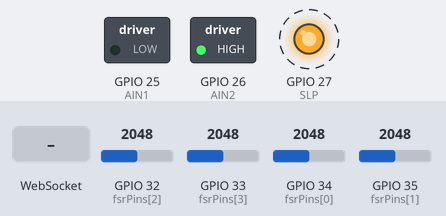
The sketch below on a simulated ESP32. On the bench: switched loads named in the sketch (green lamp = pin HIGH), output pins drawn as LEDs (lit = HIGH). Dashed ring = blinking. The test bench sets the inputs (shaded band); at power-on: GPIO 32 (fsrPins[2]) = 2048, GPIO 33 (fsrPins[3]) = 2048, GPIO 34 (fsrPins[0]) = 2048, GPIO 35 (fsrPins[1]) = 2048 (analog values on the 0–4095 scale). What the sketch prints to the serial monitor is not drawn.

Above: at 1.26 s.
1.3 s: WebSocket text "pause" received
At 2.5 s:
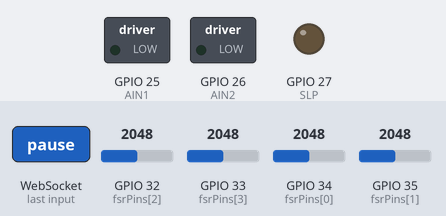
2.8 s: WebSocket text "contract" received
At 3.4 s:
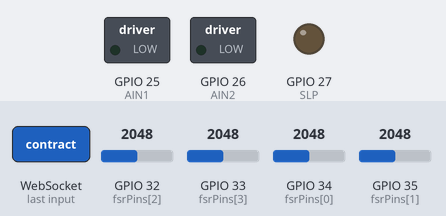
4.3 s: WebSocket text "retract" received
At 5.5 s:
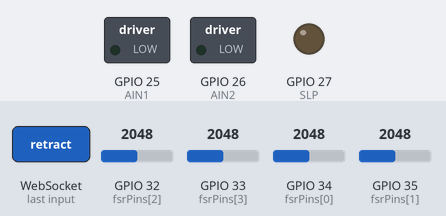
5.8 s: WebSocket text "resume" received
At 6.32 s:
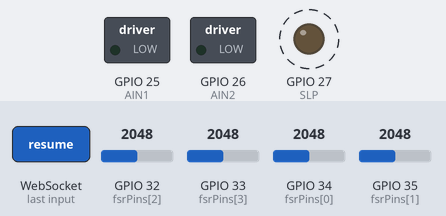
8.8 s: GPIO 32 (fsrPins[2]) set to 2295
11.8 s: GPIO 32 (fsrPins[2]) set to 2372
Timing chart, 0 to 15.8 s (numbered marks = the images above; inputs shaded):
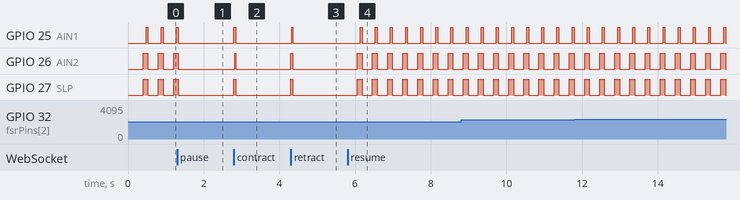

Measured:
- after the input at 1.3 s, GPIO 25 (AIN1), GPIO 26 (AIN2), GPIO 27 (SLP): goes on until 1.3 s, then stays LOW
- after the input at 2.8 s, GPIO 25 (AIN1), GPIO 27 (SLP): LOW → HIGH at once, → LOW 0.05 s later; GPIO 26 (AIN2): LOW → HIGH at once, → LOW 0.03 s later
- after the input at 4.3 s, GPIO 25 (AIN1): LOW → HIGH at once, → LOW 0.03 s later; GPIO 26 (AIN2), GPIO 27 (SLP): LOW → HIGH at once, → LOW 0.05 s later
- after the input at 5.8 s, GPIO 25 (AIN1): alternates HIGH for 0.05 s and LOW for 0.35 s, starting after 0.33 s; GPIO 26 (AIN2), GPIO 27 (SLP): alternates HIGH for 0.13 s and LOW for 0.27 s, starting after 0.26 s
- by itself, GPIO 25 (AIN1): alternates HIGH for 0.05 s and LOW for 0.35 s
- by itself, GPIO 26 (AIN2), GPIO 27 (SLP): alternates HIGH for 0.12 s and LOW for 0.28 s

The sketch:

SmartSleeve.ino
```cpp
/*
 * ESP32 Smart Sleeve - WebSocket Dashboard
 * Features: WiFi AP, WebSocket, PWM Speed Control, Outlier Rejection,
 *           Debounce, Discrete Pulsing, Brake Mode, Non-blocking timing
 * Hardware: DRV8833 (AIN1=25, AIN2=26, SLP=27) + 4x FSR 406 (34, 35, 32, 33)
 *
 * Library required (install via Arduino Library Manager):
 *   - WebSockets by Markus Sattler (Links2004)
 *
 * After flashing:
 *   1. Connect to WiFi network "SCS-Device" (password: scs12345)
 *   2. Open web app and connect to: 192.168.4.1
 */

#include <WiFi.h>
#include <WebSocketsServer.h>

// ─── Access Point Credentials ────────────────────────────────────────────────
const char* AP_SSID     = "SCS-Device";
const char* AP_PASSWORD = "scs12345";

// ─── Pin Definitions ─────────────────────────────────────────────────────────
const int AIN1 = 25;
const int AIN2 = 26;
const int SLP  = 27;
const int fsrPins[] = {34, 35, 32, 33};

// ─── Target Range (mmHg) ─────────────────────────────────────────────────────
const float TARGET_MIN = 20.0;
const float TARGET_MAX = 40.0;

// ─── Sensor Calibration ──────────────────────────────────────────────────────
const float OUTLIER_THRESHOLD = 7.0;
const float SENSITIVITY_BOOST = 2.0;

// ─── PWM Speed Control ───────────────────────────────────────────────────────
const int MOTOR_SPEED        = 255;
const int MOTOR_SPEED_MANUAL = 255;
const int PWM_FREQ           = 5000;
const int PWM_RES            = 8;

// ─── Timing (all non-blocking via millis) ────────────────────────────────────
const unsigned long SENSOR_INTERVAL  = 400;  // How often to read sensors & run auto-control
const unsigned long MOTOR_PULSE_MS   = 75;   // Auto-control pulse duration
const unsigned long MANUAL_PULSE_MS  = 20;   // Manual pulse duration
const unsigned long MANUAL_CMD_GAP   = 300;  // Min gap between manual commands
const unsigned long MOTOR_BRAKE_MS   = 50;   // Brake hold duration before sleep
const unsigned long MANUAL_TIMEOUT   = 60000; // Auto-resume if no command for 60s

// ─── Debounce ────────────────────────────────────────────────────────────────
int consecutiveLowReads      = 0;
const int REQUIRED_LOW_READS = 3;

// ─── State machine for non-blocking motor control ────────────────────────────
enum MotorState { MOTOR_IDLE, MOTOR_RUNNING, MOTOR_BRAKING };
MotorState motorState       = MOTOR_IDLE;
unsigned long motorStateEnd = 0;  // When to transition to next state

// ─── Timing trackers ─────────────────────────────────────────────────────────
unsigned long lastSensorRead = 0;
unsigned long lastManualCmd  = 0;
unsigned long manualTimeout  = 0;

// ─── Manual mode flag ────────────────────────────────────────────────────────
bool manualMode = false;

// ─── WebSocket ───────────────────────────────────────────────────────────────
WebSocketsServer wsServer = WebSocketsServer(81);

// ─── Motor Helpers ───────────────────────────────────────────────────────────
void motorForward(int speed = MOTOR_SPEED) {
  digitalWrite(SLP, HIGH);
  ledcWrite(AIN1, speed);
  ledcWrite(AIN2, 0);
}

void motorReverse(int speed = MOTOR_SPEED) {
  digitalWrite(SLP, HIGH);
  ledcWrite(AIN1, 0);
  ledcWrite(AIN2, speed);
}

void motorBrake() {
  digitalWrite(SLP, HIGH);
  ledcWrite(AIN1, 255);
  ledcWrite(AIN2, 255);
}

void motorSleep() {
  ledcWrite(AIN1, 0);
  ledcWrite(AIN2, 0);
  digitalWrite(SLP, LOW);
}

// Kick off a non-blocking motor pulse — auto-control only
void startPulse(bool forward) {
  if (forward) motorForward(); else motorReverse();
  motorState    = MOTOR_RUNNING;
  motorStateEnd = millis() + MOTOR_PULSE_MS;
}

// Called every loop() — advances motor state without blocking
void tickMotor() {
  if (motorState == MOTOR_IDLE) return;

  if (motorState == MOTOR_RUNNING && millis() >= motorStateEnd) {
    motorBrake();
    motorState    = MOTOR_BRAKING;
    motorStateEnd = millis() + MOTOR_BRAKE_MS;
  }
  else if (motorState == MOTOR_BRAKING && millis() >= motorStateEnd) {
    motorSleep();
    motorState = MOTOR_IDLE;
  }
}

// ─── WebSocket Event Handler ─────────────────────────────────────────────────
void onWsEvent(uint8_t clientId, WStype_t type, uint8_t* payload, size_t length) {
  if (type == WStype_CONNECTED) {
    Serial.printf("[WS] Client #%u connected\n", clientId);
  }
  else if (type == WStype_DISCONNECTED) {
    Serial.printf("[WS] Client #%u disconnected\n", clientId);
    manualMode = false;
    motorState = MOTOR_IDLE;
    motorSleep();
  }
  else if (type == WStype_TEXT) {
    String cmd = "";
    for (size_t i = 0; i < length; i++) cmd += (char)payload[i];
    cmd.trim();
    Serial.printf("[WS] Command: %s\n", cmd.c_str());

    if (cmd == "pause") {
      manualMode    = true;
      manualTimeout = millis() + MANUAL_TIMEOUT;
      motorState    = MOTOR_IDLE;
      motorBrake();
      delay(30);
      motorSleep();
    }
    else if (cmd == "contract") {
      if (!manualMode) return; // safety — ignore if not in manual mode
      manualTimeout = millis() + MANUAL_TIMEOUT;
      if (millis() - lastManualCmd >= MANUAL_CMD_GAP) {
        motorForward(MOTOR_SPEED_MANUAL);
        delay(MANUAL_PULSE_MS);
        motorBrake();
        delay(30);
        motorSleep();
        lastManualCmd = millis();
      }
    }
    else if (cmd == "retract") {
      if (!manualMode) return; // safety — ignore if not in manual mode
      manualTimeout = millis() + MANUAL_TIMEOUT;
      if (millis() - lastManualCmd >= MANUAL_CMD_GAP) {
        motorReverse(MOTOR_SPEED_MANUAL);
        delay(MANUAL_PULSE_MS);
        motorBrake();
        delay(30);
        motorSleep();
        lastManualCmd = millis();
      }
    }
    else if (cmd == "resume") {
      manualMode = false;
      motorState = MOTOR_IDLE;
      motorSleep();
      consecutiveLowReads = 0;
      Serial.println("[WS] Auto-control resumed");
    }
    // "stop" from onPointerUp is intentionally ignored —
    // manual pulses are self-terminating so no stop needed
  }
}

// ─── Setup ───────────────────────────────────────────────────────────────────
void setup() {
  Serial.begin(115200);

  pinMode(SLP, OUTPUT);
  motorSleep();

  ledcAttach(AIN1, PWM_FREQ, PWM_RES);
  ledcAttach(AIN2, PWM_FREQ, PWM_RES);

  analogReadResolution(12);

  WiFi.softAP(AP_SSID, AP_PASSWORD);
  IPAddress ip = WiFi.softAPIP();
  Serial.printf("AP started — SSID: %s\n", AP_SSID);
  Serial.printf("WebSocket: ws://%s:81\n", ip.toString().c_str());

  wsServer.begin();
  wsServer.onEvent(onWsEvent);

  Serial.println("System ready.");
}

// ─── Loop ────────────────────────────────────────────────────────────────────
void loop() {
  // Always service WebSocket first — no delays block this now
  wsServer.loop();

  // Advance non-blocking motor state machine
  tickMotor();

  // Manual mode timeout check
  if (manualMode && millis() > manualTimeout) {
    manualMode = false;
    motorState = MOTOR_IDLE;
    motorSleep();
    Serial.println("Manual timeout — resuming auto.");
  }

  // Only run sensor reads and auto-control on interval
  if (millis() - lastSensorRead < SENSOR_INTERVAL) return;
  lastSensorRead = millis();

  // ── Read sensors ─────────────────────────────────────────────────────────
  float pressures[4];
  float totalPressure = 0;

  Serial.print("Raw ADCs -> ");
  for (int i = 0; i < 4; i++) {
    int raw = analogRead(fsrPins[i]);
    Serial.printf("FSR[%d]: %d  ", i, raw);

    float p = ((raw - 162) * (50.0 / (3256.0 - 162.0))) * SENSITIVITY_BOOST;
    pressures[i] = max(p, 0.0f);
    totalPressure += pressures[i];
  }

  float avgPressure = totalPressure / 4.0;

  // ── Outlier rejection ────────────────────────────────────────────────────
  float maxDeviation = 0;
  int   outlierIndex = -1;

  for (int i = 0; i < 4; i++) {
    float dev = abs(pressures[i] - avgPressure);
    if (dev > maxDeviation) {
      maxDeviation = dev;
      outlierIndex = i;
    }
  }

  if (maxDeviation > OUTLIER_THRESHOLD) {
    Serial.printf("| Drop FSR[%d] (dev: %.1f) ", outlierIndex, maxDeviation);
    avgPressure = (totalPressure - pressures[outlierIndex]) / 3.0;
    pressures[outlierIndex] = avgPressure;
  }

  Serial.printf("| Final Avg: %.1f mmHg | ", avgPressure);

  // ── Auto-control (skipped entirely in manual mode) ───────────────────────
  String statusStr;

  if (manualMode) {
    statusStr = "Manual";
    Serial.println(statusStr);
  }
  else if (avgPressure < TARGET_MIN) {
    consecutiveLowReads++;
    if (consecutiveLowReads >= REQUIRED_LOW_READS && motorState == MOTOR_IDLE) {
      statusStr = "Tightening";
      Serial.println(statusStr);
      startPulse(true);
    } else {
      statusStr = "Low (" + String(consecutiveLowReads) + "/" + String(REQUIRED_LOW_READS) + ")";
      Serial.println(statusStr);
    }
  }
  else if (avgPressure > TARGET_MAX) {
    consecutiveLowReads = 0;
    if (motorState == MOTOR_IDLE) {
      statusStr = "Releasing";
      Serial.println(statusStr);
      startPulse(false);
    } else {
      statusStr = "Releasing";
    }
  }
  else {
    consecutiveLowReads = 0;
    statusStr = "Target Met";
    Serial.println(statusStr);
    if (motorState == MOTOR_IDLE) motorSleep();
  }

  // ── Broadcast JSON ───────────────────────────────────────────────────────
  String json = "{\"s\":[";
  for (int i = 0; i < 4; i++) {
    json += String(pressures[i], 1);
    if (i < 3) json += ",";
  }
  json += "],\"avg\":" + String(avgPressure, 1);
  json += ",\"st\":\"" + statusStr + "\"}";
  wsServer.broadcastTXT(json);
}
```
